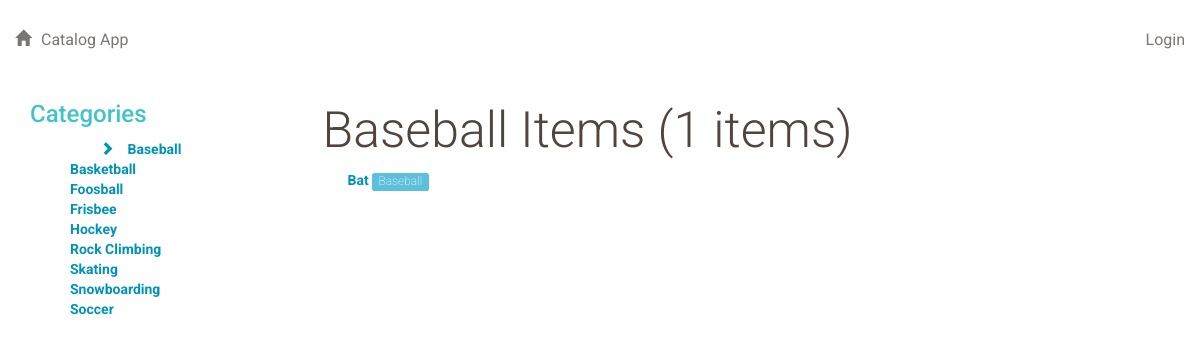
Page /catalog/Baseball/items/ on the committed database.
### db.py (models this page shows, shortened)
class Category(Base):
    __tablename__ = 'category'
    id = Column(Integer, primary_key = True)
    name = Column(String(100), nullable = False, unique = True)
    user_id = Column(Integer, ForeignKey('user.id'))
    user = relationship(User)

class Item(Base):
    __tablename__ = 'item'
    id = Column(Integer, primary_key = True)
    name = Column(String(100), nullable = False, unique = True)
    description = Column(String(500))
    category_id = Column(Integer, ForeignKey('category.id'))
    category = relationship(Category)
    last_updated = Column(DateTime, server_default=sqlalchemy.func.now(), onupdate=sqlalchemy.func.now())
    user_id = Column(Integer, ForeignKey('user.id'))
    user = relationship(User)
    picture = Column(String(500))

### application.py (the view)
@app.route('/catalog/<category_name>/items/')
def showCategoryItemsByName(category_name):
    categories = session.query(Category).order_by(asc(Category.name))
    category_id = getCategoryName(category_name)
    category_items = session.query(Item).join(Item.category).filter(Category.name == category_name).all()
    return render_template('ShowItems.html', categories = categories, items = category_items,
        category_name = category_name,
        title = '%s Items (%s items)' % (category_name, len(category_items)))

### application.py (called while the page is built)
def getCategoryName(category_name):
    return session.query(Category).filter(func.lower(Category.name) == func.lower(category_name)).one().id

### templates/ShowItems.html (shortened to what this page needs)
{% extends "main.html" %}
{% block content %}
    <div>
        <h1>{{title}}</h1>
    </div>
    <div>
        <div class="row">
        {% if items %}
            <ul>
                {% for item in items %}
                    <li><a href="{{url_for('showCategoryItemByName', category_name = item.category.name, item_name = item.name)}}">{{item.name}}</a> <span class="label label-info text-primary"><a href="{{url_for('showCategoryItemsByName', category_name = item.category.name)}}">{{item.category.name}}</a></span>
                </li>
                {% endfor %}
            </ul>
        {% endif %}
        </div>
    </div>
{% endblock %}

### templates/inc/categories.html (shortened to what this page needs)
<div>
    <h2>Categories</h2>
</div>
<div>
<ul>
    {% for cat in categories %}
        <li><a href="{{url_for('showCategoryItemsByName', category_name = cat.name)}}">
        {% if category_name %}
            {% if category_name == cat.name %}
              <span class="glyphicon glyphicon-chevron-right" aria-hidden="true"></span>
            {% endif %}
        {% endif %}
        {{cat.name}}</a></li>
    {% endfor %}
</ul>
</div>

### static/styles.css (style rules this page uses)
* { font-family: "Helvetica Neue Bold", Roboto, Helvetica, Arial, sans-serif; font-weight: 700; }
h1 { font-family: "Helvetica Neue Light", Roboto, Helvetica, Arial, sans-serif; font-size: 50px; color: #51453B; line-height: 60px; font-weight: 300; }
h2 { font-size: 24px; color: #42C3C9; line-height: 29px; }
a { font-size: 14px; color: #0093B9; line-height: 17px; }
.glyphicon { margin-right: 10px; }
ul { list-style-type: none; }
.label a { font-size: 12px; color: #eeeeee; line-height: 17px; font-weight: 200; }

### rows in the picture
Category: name "Baseball"
Category: name "Basketball"
Category: name "Foosball"
Category: name "Frisbee"
Category: name "Hockey"
Category: name "Rock Climbing"
Category: name "Skating"
Category: name "Snowboarding"
Category: name "Soccer"
Item: name "Bat", category.name "Baseball"

### other values in the picture
{{ title }} "Baseball Items (1 items)"
